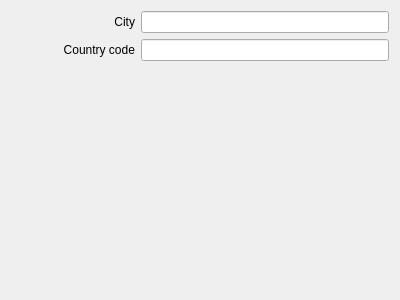
<?xml version="1.0" encoding="UTF-8"?>
<ui version="4.0">
 <class>YahooWeatherSettings</class>
 <widget class="QWidget" name="YahooWeatherSettings">
  <property name="geometry">
   <rect>
    <x>0</x>
    <y>0</y>
    <width>400</width>
    <height>300</height>
   </rect>
  </property>
  <layout class="QVBoxLayout" name="verticalLayout_2">
   <item>
    <layout class="QHBoxLayout" name="layout_city">
     <item>
      <widget class="QLabel" name="label_city">
       <property name="sizePolicy">
        <sizepolicy hsizetype="Preferred" vsizetype="Preferred">
         <horstretch>1</horstretch>
         <verstretch>0</verstretch>
        </sizepolicy>
       </property>
       <property name="text">
        <string>City</string>
       </property>
       <property name="alignment">
        <set>Qt::AlignRight|Qt::AlignTrailing|Qt::AlignVCenter</set>
       </property>
      </widget>
     </item>
     <item>
      <widget class="QLineEdit" name="lineEdit_city">
       <property name="sizePolicy">
        <sizepolicy hsizetype="Expanding" vsizetype="Fixed">
         <horstretch>2</horstretch>
         <verstretch>0</verstretch>
        </sizepolicy>
       </property>
      </widget>
     </item>
    </layout>
   </item>
   <item>
    <layout class="QHBoxLayout" name="layout_country">
     <item>
      <widget class="QLabel" name="label_country">
       <property name="sizePolicy">
        <sizepolicy hsizetype="Preferred" vsizetype="Preferred">
         <horstretch>1</horstretch>
         <verstretch>0</verstretch>
        </sizepolicy>
       </property>
       <property name="text">
        <string>Country code</string>
       </property>
       <property name="alignment">
        <set>Qt::AlignRight|Qt::AlignTrailing|Qt::AlignVCenter</set>
       </property>
      </widget>
     </item>
     <item>
      <widget class="QLineEdit" name="lineEdit_country">
       <property name="sizePolicy">
        <sizepolicy hsizetype="Expanding" vsizetype="Fixed">
         <horstretch>2</horstretch>
         <verstretch>0</verstretch>
        </sizepolicy>
       </property>
      </widget>
     </item>
    </layout>
   </item>
   <item>
    <spacer name="verticalSpacer">
     <property name="orientation">
      <enum>Qt::Vertical</enum>
     </property>
     <property name="sizeHint" stdset="0">
      <size>
       <width>20</width>
       <height>40</height>
      </size>
     </property>
    </spacer>
   </item>
  </layout>
 </widget>
 <resources/>
 <connections/>
</ui>
